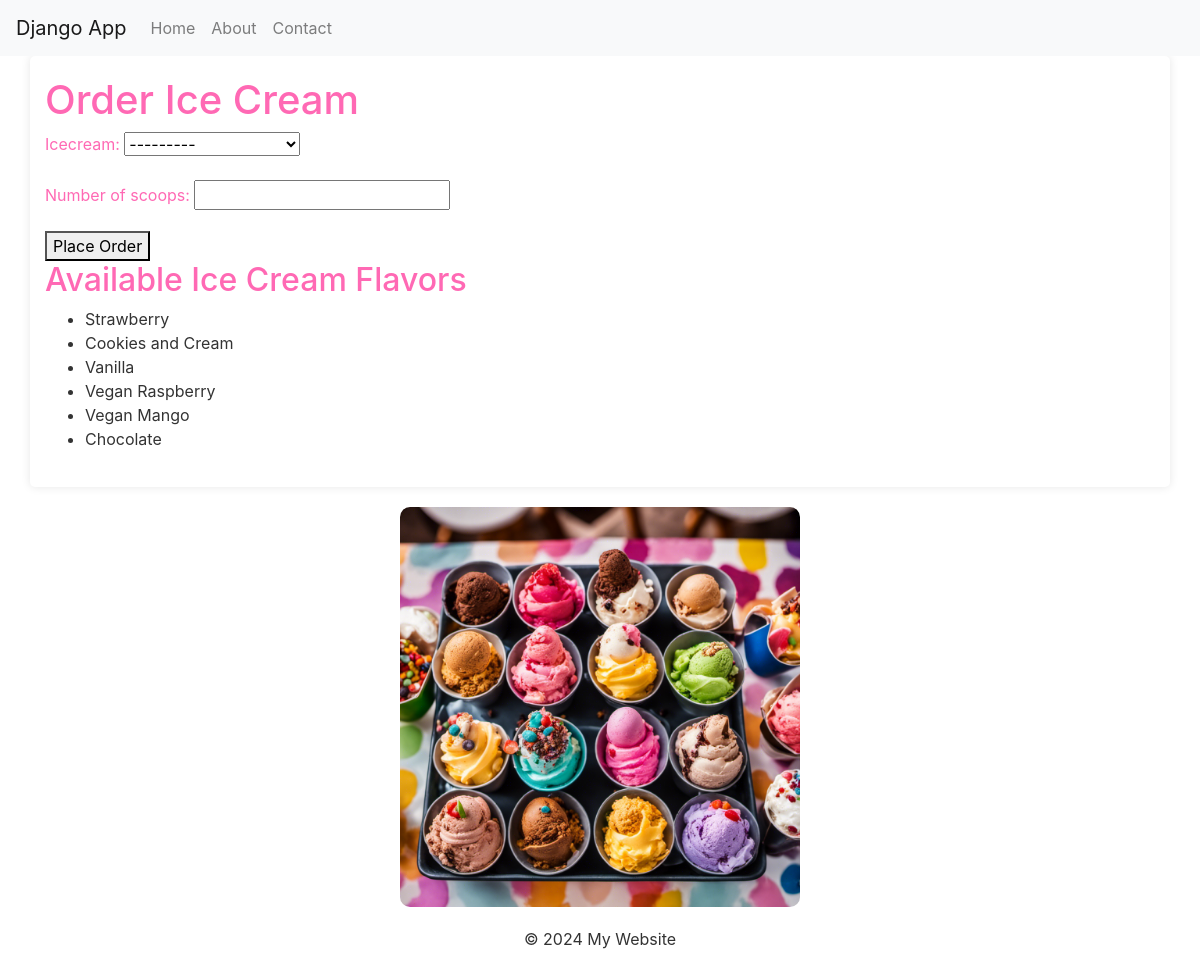
The page /order/ on the database its author committed.
### app1/models.py (models this page shows, shortened)
class Icecream(models.Model):
    flavor = models.CharField(max_length=200)
    is_available = models.BooleanField(default=True)
    created_at = models.DateTimeField(default=timezone.now)
    def __str__(self):
        return self.flavor

### app1/views.py (the view)
# urls.py: path("order/", views.order_icecream, name='order_icecream'),
def order_icecream(request):
    if request.method == 'POST':
        form = OrderForm(request.POST)
        if form.is_valid():
            icecream_id = form.cleaned_data['icecream'].id
            number_of_scoops = form.cleaned_data['number_of_scoops']
            icecream = Icecream.objects.get(id=icecream_id)
            order = Order.objects.create(icecream=icecream, number_of_scoops=number_of_scoops)
            return redirect(reverse('order_success', kwargs={'order_id': order.id}))
    else:
        form = OrderForm()
    available_icecreams = Icecream.objects.filter(is_available=True)
    context = {
        'form': form,
        'available_icecreams': available_icecreams,
    }
    return render(request, 'order_icecream.html', context)

### app1/forms.py
class OrderForm(forms.ModelForm):
    class Meta:
        model = Order
        fields = ['icecream', 'number_of_scoops']

### app1/templates/order_icecream.html (shortened to what this page needs)
{% extends 'base.html' %}
{% block content %}
  <h1>Order Ice Cream</h1>
  <form method="post">
    {{ form.as_p }}
    <button type="submit">Place Order</button>
  </form>
  <h2>Available Ice Cream Flavors</h2>
  <ul>
    {% for icecream in available_icecreams %}
      <li>{{ icecream.flavor }}</li>
    {% endfor %}
  </ul>
{% endblock %}

### app1/static/css/styles.css (style rules this page uses)
.container ul { color: #333333; }

### rows shown on the page
Icecream: flavor "Strawberry"
Icecream: flavor "Cookies and Cream"
Icecream: flavor "Vanilla"
Icecream: flavor "Vegan Raspberry"
Icecream: flavor "Vegan Mango"
Icecream: flavor "Chocolate"
